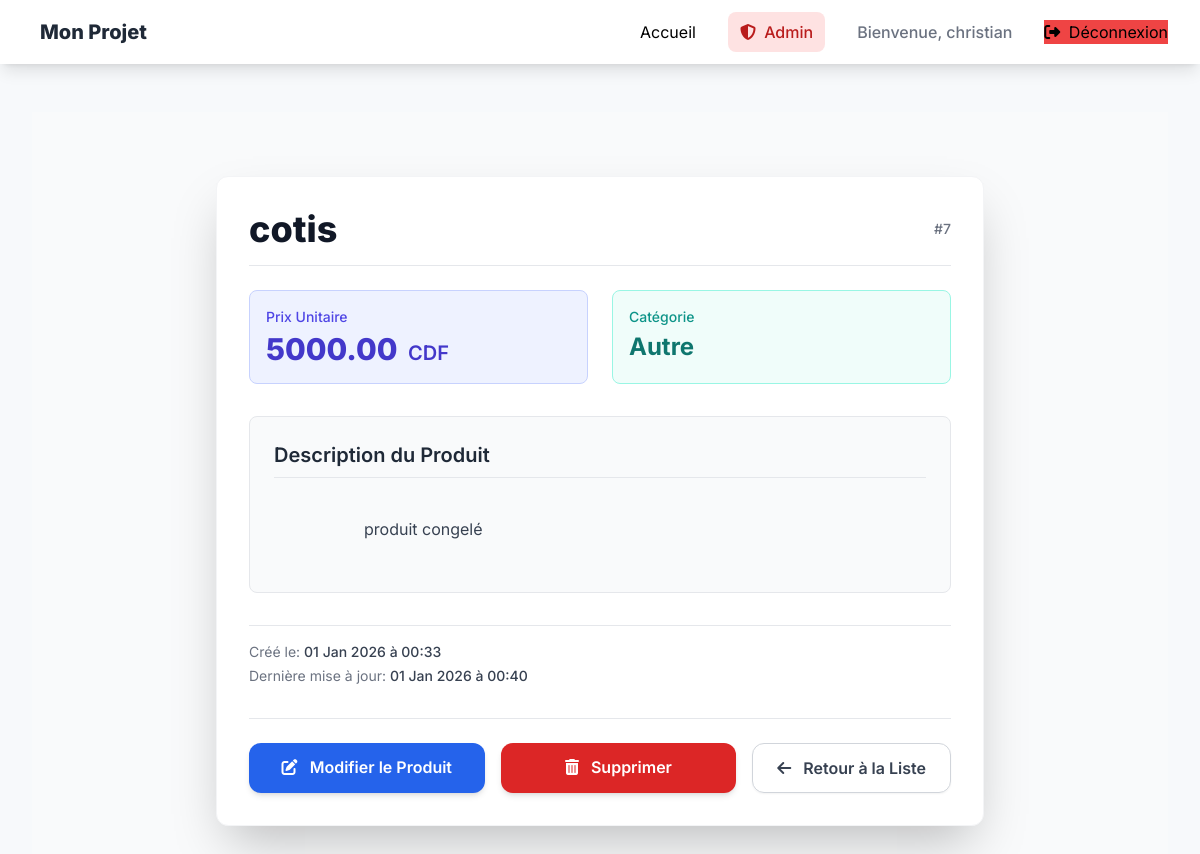
The app's page /products/7/ (signed in) with its own data.
### food_app/models.py (models this page shows, shortened)
class Product(models.Model):
    CATEGORIE_CHOICES = (
        ('vf', 'viancde fraiche'),
        ('leg', 'legume'),
        ('sec', 'produit sec'),
        ('fru', 'fruit'),
        ('aut', 'autre'),
    )
    label = models.CharField(max_length=100)
    Categorie = models.CharField(choices=CATEGORIE_CHOICES, max_length=50, default='aut')
    price = models.DecimalField(max_digits=10, decimal_places=2, default=0) # Changement: Utiliser DecimalField pour la monnaie
    description = models.TextField()
    created_at = models.DateTimeField(auto_now_add=True)
    updated_at = models.DateTimeField(auto_now=True)

### food_app/views.py (the view)
# urls.py: path('products/<int:pk>/', views.ProductDetailView.as_view(), name='product-detail'),
@method_decorator(login_required, name='dispatch')
class ProductDetailView(DetailView):
    model = Product
    template_name = 'food_app/product_detail.html'
    context_object_name = 'product'

### food_app/templates/food_app/product_detail.html
{% extends "base.html" %}
{% block content %}
<div class="flex items-start justify-center min-h-screen bg-gray-50 p-4 sm:p-6">
    <div class="w-full max-w-3xl bg-white p-6 sm:p-8 rounded-xl shadow-2xl border border-gray-100 mt-10">
        <div class="border-b pb-4 mb-6 flex items-center justify-between">
            <h1 class="text-4xl font-extrabold text-gray-900">
                {{ product.label }}
            </h1>
            <span class="text-sm font-medium text-gray-500">
                #{{ product.id }}
            </span>
        </div>
        <div class="grid grid-cols-1 md:grid-cols-2 gap-6 mb-8">
            <div class="bg-indigo-50 p-4 rounded-lg border border-indigo-200">
                <p class="text-sm font-medium text-indigo-600 mb-1">Prix Unitaire</p>
                <p class="text-3xl font-extrabold text-indigo-700">
                    {{ product.price }} <span class="text-xl font-semibold ml-1">CDF</span>
                </p>
            </div>
            <div class="bg-teal-50 p-4 rounded-lg border border-teal-200">
                <p class="text-sm font-medium text-teal-600 mb-1">Catégorie</p>
                <p class="text-2xl font-bold text-teal-700 capitalize">
                    {{ product.get_Categorie_display|default:"Non spécifiée" }}
                </p>
            </div>
        </div>
        <div class="mb-8 p-6 bg-gray-50 rounded-lg border border-gray-200">
            <h3 class="text-xl font-semibold text-gray-800 mb-3 border-b pb-2">Description du Produit</h3>
            {% if product.description %}
                <p class="text-gray-700 leading-relaxed whitespace-pre-wrap">
                    {{ product.description }}
                </p>
            {% else %}
                <p class="text-gray-500 italic">
                    Aucune description détaillée n'est disponible pour ce produit.
                </p>
            {% endif %}
        </div>
        <div class="text-sm text-gray-500 mb-8 space-y-1 border-t pt-4">
            <p>Créé le: <span class="font-medium text-gray-700">{{ product.created_at|date:"d M Y à H:i" }}</span></p>
            <p>Dernière mise à jour: <span class="font-medium text-gray-700">{{ product.updated_at|date:"d M Y à H:i" }}</span></p>
        </div>
        <div class="flex flex-col sm:flex-row space-y-3 sm:space-y-0 sm:space-x-4 border-t pt-6">
            <a href="{% url 'product-update' product.id %}"
               class="flex-1 text-center bg-blue-600 text-white font-semibold py-3 px-6 rounded-xl shadow-md hover:bg-blue-700 transition duration-300 transform hover:scale-[1.01]">
                <i class="fa-solid fa-edit mr-2"></i>
                Modifier le Produit
            </a>
            <a href="{% url 'product-delete' product.id %}"
               class="flex-1 text-center bg-red-600 text-white font-semibold py-3 px-6 rounded-xl shadow-md hover:bg-red-700 transition duration-300 transform hover:scale-[1.01]">
                <i class="fa-solid fa-trash-alt mr-2"></i>
                Supprimer
            </a>
            <a href="{% url 'product-list' %}"
               class="sm:w-auto text-center border border-gray-300 text-gray-700 font-semibold py-3 px-6 rounded-xl shadow-sm hover:bg-gray-100 transition duration-300">
                <i class="fa-solid fa-arrow-left mr-2"></i>
                Retour à la Liste
            </a>
        </div>
    </div>
</div>
{% endblock %}

### food_app/templates/base.html (shortened to what this page needs)
<!DOCTYPE html>
<html lang="fr">
<head>
    <script src="https://cdn.tailwindcss.com"></script>
    <link rel="stylesheet" href="https://cdnjs.cloudflare.com/ajax/libs/font-awesome/6.5.2/css/all.min.css">
</head>
<body>
    <nav class="fixed top-0 left-0 w-full bg-white shadow-lg z-50">
        <div class="max-w-7xl mx-auto px-4 sm:px-6 lg:px-8">
            <div class="flex justify-between h-16">
                <div class="flex items-center">
                    <a href="{% url 'index-app' %}" class="flex-shrink-0 flex items-center">
                        <span class="text-xl font-extrabold text-gray-800">Mon Projet</span>
                    </a>
                </div>
                <div class="hidden sm:ml-6 sm:flex sm:space-x-8 sm:items-center">
                    <a href="{% url 'index-app' %}" class="nav-link">Accueil</a>
                    {% if user.is_authenticated and user.is_staff %}
                        <a href="{% url 'dashboard' %}" class="nav-link bg-red-100 text-red-700 hover:bg-red-200 px-3 py-2 rounded-lg font-medium">
                            <i class="fa-solid fa-shield-halved mr-1"></i> Admin
                        </a>
                    {% endif %}
                    {% if user.is_authenticated %}
                        <span class="text-gray-500 font-medium hidden lg:inline">Bienvenue, {{ user.username }}</span>
                        <form method="post" action="{% url 'logout' %}" class="inline-block">
                            <button type="submit" class="auth-btn bg-red-500 hover:bg-red-600">
                                <i class="fa-solid fa-right-from-bracket mr-1"></i> Déconnexion
                            </button>
                        </form>
                    {% endif %}
                </div>
            </div>
        </div>
    </nav>
    <div class="main-content">
        <div class="max-w-7xl mx-auto px-4 sm:px-6 lg:px-8 py-8">
            <main>
                {% block content %}{% endblock content %}
            </main>
        </div>
    </div>
</body>
</html>

### food_app/templates/base.html (style rules this page uses)
body { font-family: 'Inter', sans-serif; background-color: #f7f9fb; }
.main-content { padding-top: 5rem; }
.nav-link { @apply text-gray-500 hover:bg-gray-100 hover:text-gray-900 px-3 py-2 rounded-lg text-sm font-medium transition duration-150; }
.auth-btn { @apply text-white px-3 py-2 rounded-lg text-sm font-medium transition duration-150 shadow-md; }

### records on screen
Product: label "cotis", id "7", price "5000.00", Categorie "Autre", description "produit congelé", created_at "01 Jan 2026 à 00:33", updated_at "01 Jan 2026 à 00:40"

### other values on screen
{{ user.username }} "christian"
